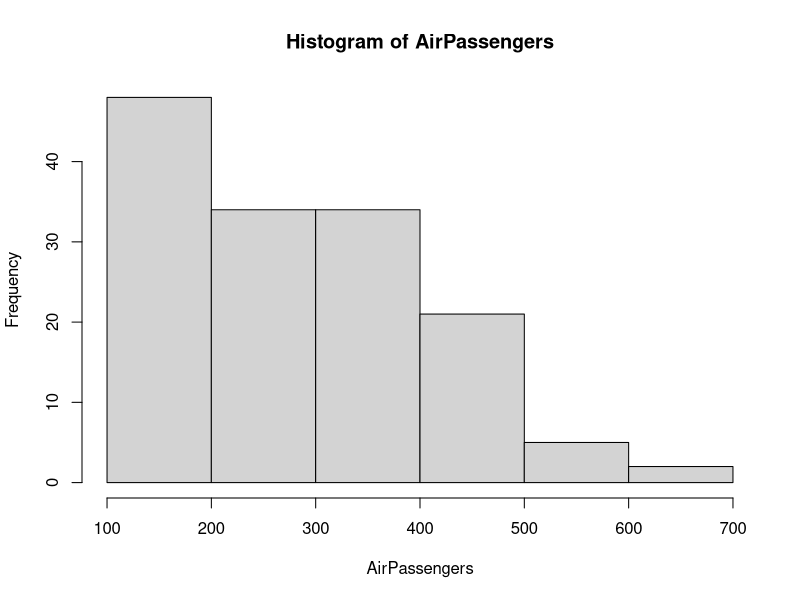
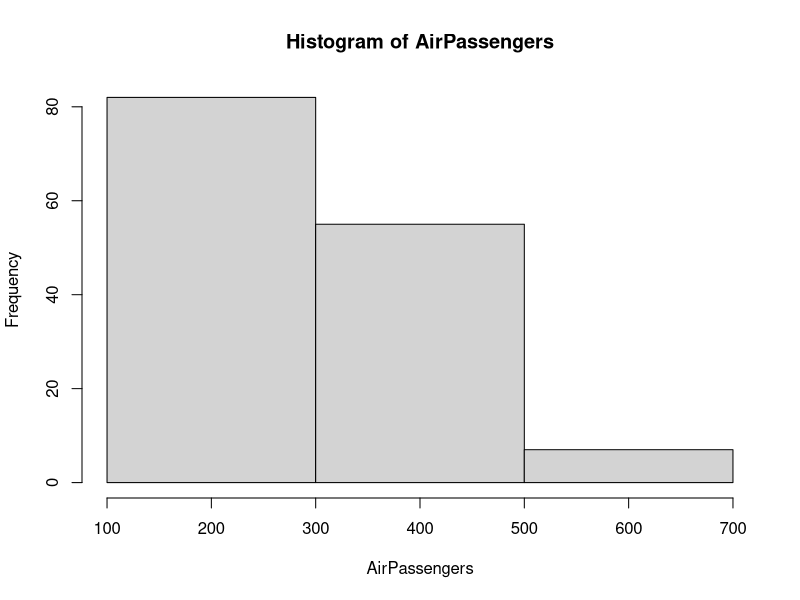
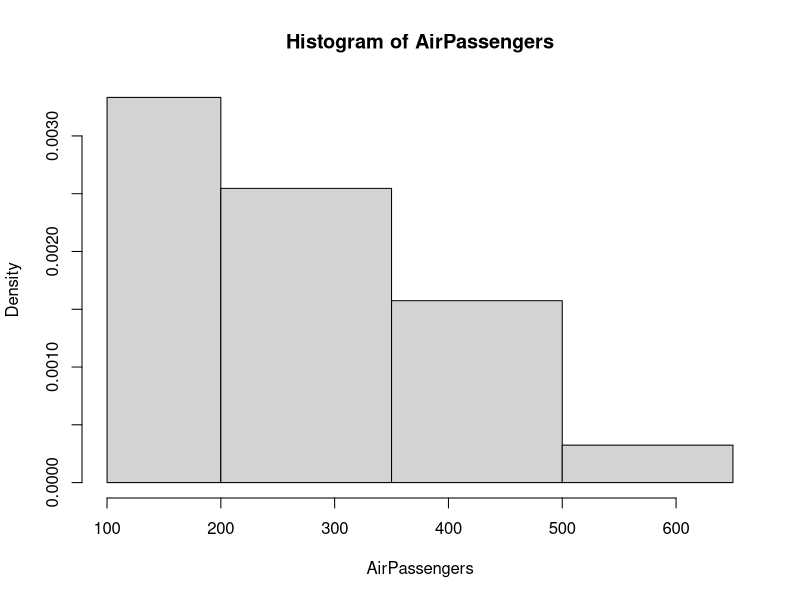

These figures' R source, in order:
hist(AirPassengers, breaks=5)
hist(AirPassengers, breaks=c(100, 300, 500, 700))
hist(AirPassengers, breaks=c(100, seq(200,700, 150)))